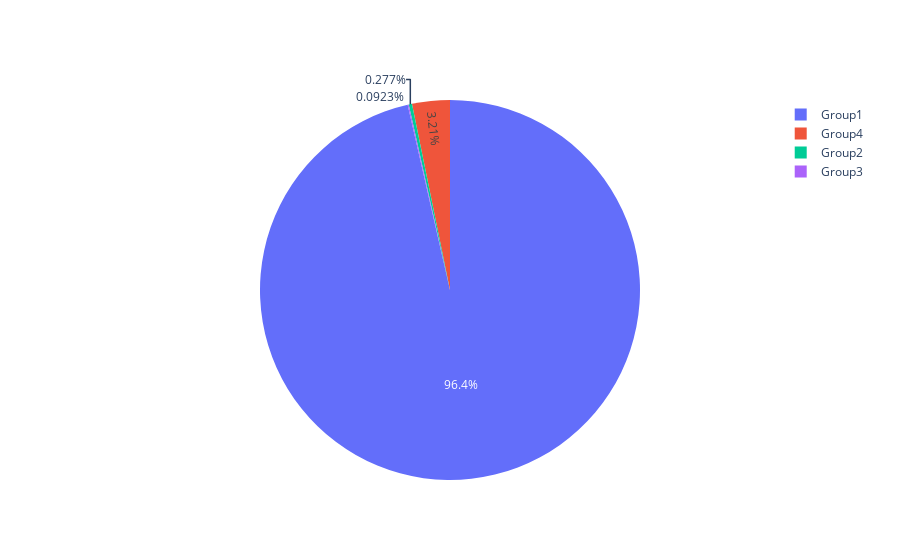

Source (notebook cell):
### Code cell
import plotly
plotly.offline.init_notebook_mode(connected=True)
import plotly.graph_objs as go
num_of_app_in_group = data['Group'].value_counts().sort_values(ascending=True)
data1 = [go.Pie(
        labels = num_of_app_in_group.index,
        values = num_of_app_in_group.values
)]
plotly.offline.iplot(data1, filename='apps_per_group')

### Figure 1 — Plotly figure (JSON) as saved in the notebook; plotly's stock layout.template omitted (floating-point values rounded to 4 significant figures)
{"data": [{"labels": ["Group3", "Group2", "Group4", "Group1"], "type": "pie", "values": [10, 30, 348, 10450]}], "layout": {}}
